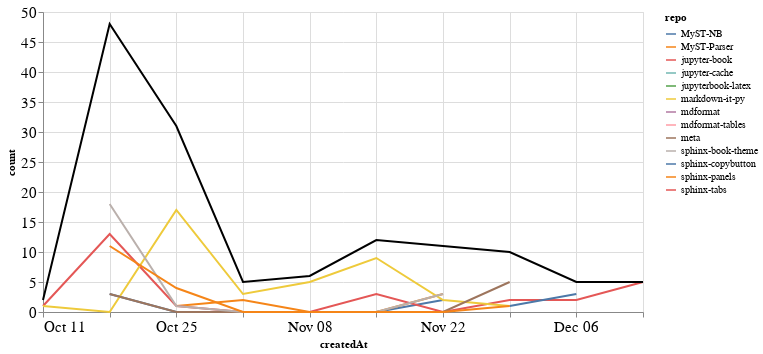

Notebook cell for this chart:
### Markdown cell above
### Comments

### Code cell
comments_time = comments.groupby('repo').resample('W', on='createdAt').count()['author'].reset_index()
comments_time = comments_time.rename(columns={'author': 'count'})
comments_time_total = comments_time.groupby('createdAt').agg({"count": "sum"}).reset_index()
ch1 = alt.Chart(comments_time, width=600).mark_line().encode(
    x='createdAt',
    y='count',
    color='repo',
    tooltip="repo"
)

ch2 = alt.Chart(comments_time_total, width=600).mark_line(color="black").encode(
    x='createdAt',
    y='count',
)

ch1 + ch2

### Figure 1 — Vega-Lite specification as saved in the notebook (floating-point values rounded to 4 significant figures)
{"config": {"axisLeft": {"labelFontSize": 15}, "axisBottom": {"labelFontSize": 15}}, "layer": [{"data": {"name": "data-7ad2106632338084c6995a00461fa748"}, "mark": "line", "encoding": {"color": {"type": "nominal", "field": "repo"}, "tooltip": {"type": "nominal", "field": "repo"}, "x": {"type": "temporal", "field": "createdAt"}, "y": {"type": "quantitative", "field": "count"}}, "width": 600}, {"data": {"name": "data-f851af144eda0a426c20da9604d9f88d"}, "mark": {"type": "line", "color": "black"}, "encoding": {"x": {"type": "temporal", "field": "createdAt"}, "y": {"type": "quantitative", "field": "count"}}, "width": 600}], "$schema": "https://vega.github.io/schema/vega-lite/v4.8.1.json", "datasets": {"data-7ad2106632338084c6995a00461fa748": [{"repo": "MyST-NB", "createdAt": "2020-10-18T00:00:00", "count": 3}, {"repo": "MyST-NB", "createdAt": "2020-10-25T00:00:00", "count": 0}, {"repo": "MyST-NB", "createdAt": "2020-11-01T00:00:00", "count": 0}, {"repo": "MyST-NB", "createdAt": "2020-11-08T00:00:00", "count": 0}, {"repo": "MyST-NB", "createdAt": "2020-11-15T00:00:00", "count": 0}, {"repo": "MyST-NB", "createdAt": "2020-11-22T00:00:00", "count": 2}, {"repo": "MyST-Parser", "createdAt": "2020-10-25T00:00:00", "count": 1}, {"repo": "MyST-Parser", "createdAt": "2020-11-01T00:00:00", "count": 2}, {"repo": "MyST-Parser", "createdAt": "2020-11-08T00:00:00", "count": 0}, {"repo": "MyST-Parser", "createdAt": "2020-11-15T00:00:00", "count": 0}, {"repo": "MyST-Parser", "createdAt": "2020-11-22T00:00:00", "count": 3}, {"repo": "jupyter-book", "createdAt": "2020-10-11T00:00:00", "count": 1}, {"repo": "jupyter-book", "createdAt": "2020-10-18T00:00:00", "count": 13}, {"repo": "jupyter-book", "createdAt": "2020-10-25T00:00:00", "count": 1}, {"repo": "jupyter-book", "createdAt": "2020-11-01T00:00:00", "count": 0}, {"repo": "jupyter-book", "createdAt": "2020-11-08T00:00:00", "count": 0}, {"repo": "jupyter-book", "createdAt": "2020-11-15T00:00:00", "count": 3}, {"repo": "jupyter-book", "createdAt": "2020-11-22T00:00:00", "count": 0}, {"repo": "jupyter-book", "createdAt": "2020-11-29T00:00:00", "count": 2}, {"repo": "jupyter-book", "createdAt": "2020-12-06T00:00:00", "count": 2}, {"repo": "jupyter-book", "createdAt": "2020-12-13T00:00:00", "count": 5}, {"repo": "jupyter-cache", "createdAt": "2020-11-22T00:00:00", "count": 1}, {"repo": "jupyterbook-latex", "createdAt": "2020-10-25T00:00:00", "count": 1}, {"repo": "markdown-it-py", "createdAt": "2020-10-11T00:00:00", "count": 1}, {"repo": "markdown-it-py", "createdAt": "2020-10-18T00:00:00", "count": 0}, {"repo": "markdown-it-py", "createdAt": "2020-10-25T00:00:00", "count": 17}, {"repo": "markdown-it-py", "createdAt": "2020-11-01T00:00:00", "count": 3}, {"repo": "markdown-it-py", "createdAt": "2020-11-08T00:00:00", "count": 5}, {"repo": "markdown-it-py", "createdAt": "2020-11-15T00:00:00", "count": 9}, {"repo": "markdown-it-py", "createdAt": "2020-11-22T00:00:00", "count": 2}, {"repo": "markdown-it-py", "createdAt": "2020-11-29T00:00:00", "count": 1}, {"repo": "mdformat", "createdAt": "2020-10-25T00:00:00", "count": 5}, {"repo": "mdformat-tables", "createdAt": "2020-11-08T00:00:00", "count": 1}, {"repo": "meta", "createdAt": "2020-10-18T00:00:00", "count": 3}, {"repo": "meta", "createdAt": "2020-10-25T00:00:00", "count": 0}, {"repo": "meta", "createdAt": "2020-11-01T00:00:00", "count": 0}, {"repo": "meta", "createdAt": "2020-11-08T00:00:00", "count": 0}, {"repo": "meta", "createdAt": "2020-11-15T00:00:00", "count": 0}, {"repo": "meta", "createdAt": "2020-11-22T00:00:00", "count": 0}, {"repo": "meta", "createdAt": "2020-11-29T00:00:00", "count": 5}, {"repo": "sphinx-book-theme", "createdAt": "2020-10-18T00:00:00", "count": 18}, {"repo": "sphinx-book-theme", "createdAt": "2020-10-25T00:00:00", "count": 1}, {"repo": "sphinx-book-theme", "createdAt": "2020-11-01T00:00:00", "count": 0}, {"repo": "sphinx-book-theme", "createdAt": "2020-11-08T00:00:00", "count": 0}, {"repo": "sphinx-book-theme", "createdAt": "2020-11-15T00:00:00", "count": 0}, {"repo": "sphinx-book-theme", "createdAt": "2020-11-22T00:00:00", "count": 3}, {"repo": "sphinx-copybutton", "createdAt": "2020-11-29T00:00:00", "count": 1}, {"repo": "sphinx-copybutton", "createdAt": "2020-12-06T00:00:00", "count": 3}, {"repo": "sphinx-panels", "createdAt": "2020-10-18T00:00:00", "count": 11}, {"repo": "sphinx-panels", "createdAt": "2020-10-25T00:00:00", "count": 4}, {"repo": "sphinx-panels", "createdAt": "2020-11-01T00:00:00", "count": 0}, {"repo": "sphinx-panels", "createdAt": "2020-11-08T00:00:00", "count": 0}, {"repo": "sphinx-panels", "createdAt": "2020-11-15T00:00:00", "count": 0}, {"repo": "sphinx-panels", "createdAt": "2020-11-22T00:00:00", "count": 0}, {"repo": "sphinx-panels", "createdAt": "2020-11-29T00:00:00", "count": 1}, {"repo": "sphinx-tabs", "createdAt": "2020-10-25T00:00:00", "count": 1}], "data-f851af144eda0a426c20da9604d9f88d": [{"createdAt": "2020-10-11T00:00:00", "count": 2}, {"createdAt": "2020-10-18T00:00:00", "count": 48}, {"createdAt": "2020-10-25T00:00:00", "count": 31}, {"createdAt": "2020-11-01T00:00:00", "count": 5}, {"createdAt": "2020-11-08T00:00:00", "count": 6}, {"createdAt": "2020-11-15T00:00:00", "count": 12}, {"createdAt": "2020-11-22T00:00:00", "count": 11}, {"createdAt": "2020-11-29T00:00:00", "count": 10}, {"createdAt": "2020-12-06T00:00:00", "count": 5}, {"createdAt": "2020-12-13T00:00:00", "count": 5}]}}
